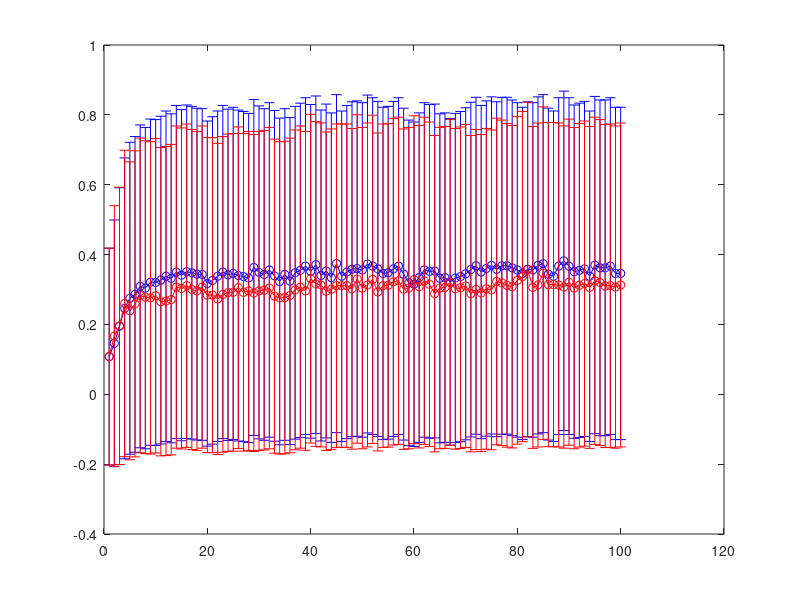

MATLAB code to generate this figure:
clc
clear all;
load testIncS.mat

for i = 100
    
    rewI = rewLO30H{i};
    rewN = rewNorm30H{i};
    %rewRo = rewRotate30H{i};
    %rewRa = rewRandom30H{i};
    
    mI = mean(rewI,1);
    sI = std(rewI,1);
    
    mN = mean(rewN,1)
    sN = std(rewN,1)

    %mRo = mean(rewRo,1)
    %sRo = std(rewRo,1)
    
    %mRa = mean(rewRa,1)
    %sRa = std(rewRa,1)
    figure;
    errorbar(mN,sN,'bo-');
    hold on
    errorbar(mI,sI,'ro-');
    %errorbar(mRo,sRo,'go-');
    %errorbar(mRa,sRa,'co-');
    
    %pause
end
    